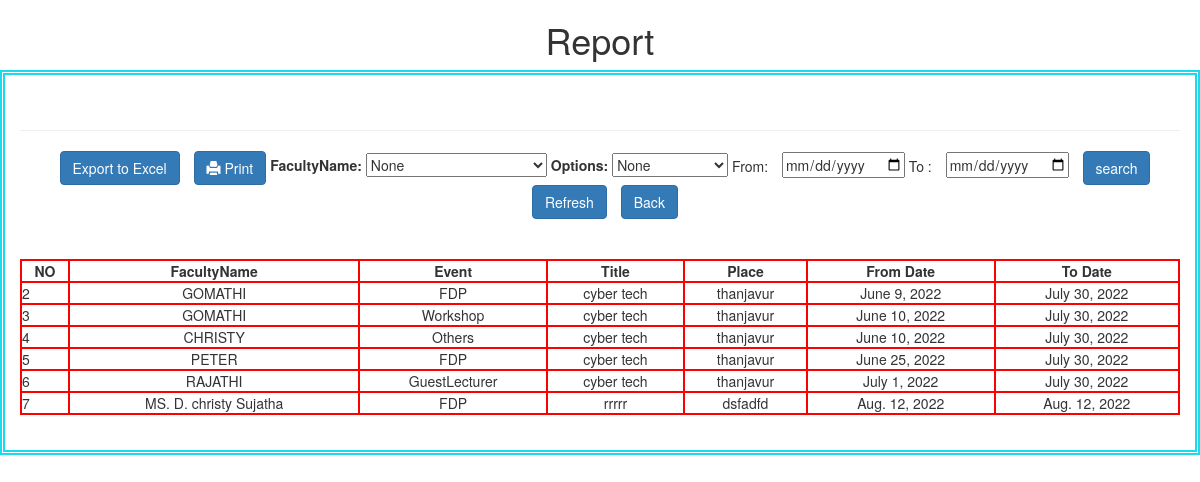
The page /facrep/ (signed in) on the database its author committed.
### authentication/models.py (models this page shows)
class facultyAttended(models.Model):
    FacultyName            = models.CharField(max_length =  40)
    event                  = models.CharField(max_length=100)
    Title                  = models.CharField(max_length = 100)
    Place                  = models.CharField(max_length =100 )
    fdatee                 = models.DateField()
    tdate                  = models.DateField()
    certificate            = models.FileField()

### authentication/views.py (the view)
# urls.py: path('facrep/',views.facrep),
def facrep(request):
    if request.method== 'POST':
        parp = request.POST['event']
        fdate = request.POST['fdate']
        tdate = request.POST['tdate']
        fac = request.POST['FacultyName']
        fp  = fac and parp
        fen = fdate and tdate and parp
        fe = fdate and tdate
        fd = fdate and tdate and parp and fac
        lit = fdate and tdate and fac
        sta = fac
        if bool(fd):
            print(fdate)
            print(tdate)
            print(parp)
            print(fd)
            need= facultyAttended.objects.raw(' SELECT* FROM authentication_facultyAttended where FacultyName = "'+fac+'" AND event= "'+parp+'" AND fdatee BETWEEN "'+fdate+'" and "'+tdate+'";')
            return render(request,'authentication/facrep.html',{'student':need})
        elif bool(fen):
            print(fdate)
            print(tdate)
            print(parp)
            need= facultyAttended.objects.raw(' SELECT* FROM authentication_facultyAttended where event= "'+parp+'" AND fdatee BETWEEN "'+fdate+'" AND "'+tdate+'";')
            return render(request,'authentication/facrep.html',{'student':need})
        elif bool(lit):
           print(fdate)
           print(tdate)
           print(fac)
           neeud= facultyAttended.objects.raw('select * from authentication_facultyAttended where  FacultyName = "'+fac+'" AND  fdatee between "'+fdate+'" AND "'+tdate+'";')
           return render(request,'authentication/facrep.html',{'student':neeud})
        elif bool(fe):
           print(fdate)
           print(tdate)
           neeud= facultyAttended.objects.raw('select * from authentication_facultyAttended where fdatee between "'+fdate+'" AND "'+tdate+'" ORDER BY fdatee ASC')
           return render(request,'authentication/facrep.html',{'student':neeud})
        elif bool(fp):
           print(parp)
           print(fac)
           neeud= facultyAttended.objects.raw('select * from authentication_facultyAttended where  FacultyName = "'+fac+'" AND event= "'+parp+'" ORDER BY fdatee ASC')
           return render(request,'authentication/facrep.html',{'student':neeud})
        elif bool(sta):
            print(sta)
            need= facultyAttended.objects.raw('SELECT * FROM authentication_facultyAttended WHERE FacultyName = "'+fac+'" ;')
            return render(request,'authentication/facrep.html',{'student':need})
        else:
            parp = request.POST['event']
            print(parp)
            need= facultyAttended.objects.raw('SELECT * FROM authentication_facultyAttended WHERE event = "'+parp+'";')
            return render(request,'authentication/facrep.html',{'student':need})
    else:
        ned= facultyAttended.objects.raw('select * from authentication_facultyAttended ORDER BY fdatee ASC')
        return render(request,'authentication/facrep.html',{'student':ned})

### templates/authentication/facrep.html (shortened to what this page needs)
{% if user.is_lecturer %}
<!DOCTYPE html>
<html lang="en">
<head>
  <link href="//maxcdn.bootstrapcdn.com/bootstrap/3.3.0/css/bootstrap.min.css" rel="stylesheet" id="bootstrap-css">
  {% load static %}
</head>
<body>
  <center>
<h1>Report</h1>
<div>
  <br>
  <hr>
  <form method="post" enctype="multipart/form-data">
    <button  id="export" type="button" class="btn btn-primary"> Export to Excel</button>
    <button class="btn btn-primary hidden-print" onclick="window.print();"><span class="glyphicon glyphicon-print" aria-hidden="true"></span> Print</button>
    <label for="FacultyName">FacultyName:</label>
      <select type="text" id="FacultyName" name="FacultyName">
        <option value="">None</option>
      </select>
    <label for="parpose">Options:</label>
    <select type="text" id="event" name="event">
      <option value="">None</option>
    </select>
From: <input type="date" name = "fdate" id="fdate">
To : <input type="date" name="tdate" id="tdate">
<input class="btn btn-primary hidden-print"  type="submit"  value="search">
<button  type="button" class="btn btn-primary hidden-print"  name="home"><a style="color:white;" href="/facrep/"> Refresh </a></button>
<button  class="btn btn-primary hidden-print"><a style="color:white;" href="/repts/">Back</a></button>
<br><br>
<br>
  <table id="examble-table" border='3px'>
    <thead>
        <th>NO</th>
        <th>FacultyName</th>
        <th>Event</th>
        <th>Title  </th>
        <th>Place </th>
        <th>From Date</th>
        <th>To Date</th>
    </thead>
    <tr>
      {% for st in student %}
      <td></td>
      <td><center>{{st.FacultyName}} </center></td>
      <td><center>{{st.event}} </center></td>
      <td><center>{{st.Title}}       </center></td>
      <td><center>{{st.Place}}       </center></td>
      <td><center>{{st.fdatee}}       </center></td>
      <td><center>{{st.tdate}}       </center></td>
    </tr>
    {% endfor %}
  </table>
</form>
<br>
</div>
</center>
</body>
</html>
{% endif %}

### templates/authentication/facrep.html (style rules this page uses)
h1 { text-align: center; }
div { border: double rgb(26, 219, 237) 5px; display:inline-table; padding: 15px; }
table { width: 100%; }
input { margin-left: 10px; }
table,th,tr,td { border: 2px red solid; }
button,a { text-decoration: none; color: black; }
button { margin-left: 10px; }
table { counter-reset: rowNumber; }
table tr { counter-increment: rowNumber; }
table th { text-align: center; }
table tr td:first-child::before { content: counter(rowNumber); min-width: 1em; margin-right: 0.5em; }

### rows shown on the page
facultyAttended: FacultyName "GOMATHI", event "FDP", Title "cyber tech", Place "thanjavur", fdatee "June 9, 2022", tdate "July 30, 2022"
facultyAttended: FacultyName "GOMATHI", event "Workshop", Title "cyber tech", Place "thanjavur", fdatee "June 10, 2022", tdate "July 30, 2022"
facultyAttended: FacultyName "CHRISTY", event "Others", Title "cyber tech", Place "thanjavur", fdatee "June 10, 2022", tdate "July 30, 2022"
facultyAttended: FacultyName "PETER", event "FDP", Title "cyber tech", Place "thanjavur", fdatee "June 25, 2022", tdate "July 30, 2022"
facultyAttended: FacultyName "RAJATHI", event "GuestLecturer", Title "cyber tech", Place "thanjavur", fdatee "July 1, 2022", tdate "July 30, 2022"
facultyAttended: FacultyName "MS. D. christy Sujatha", event "FDP", Title "rrrrr", Place "dsfadfd", fdatee "Aug. 12, 2022", tdate "Aug. 12, 2022"
